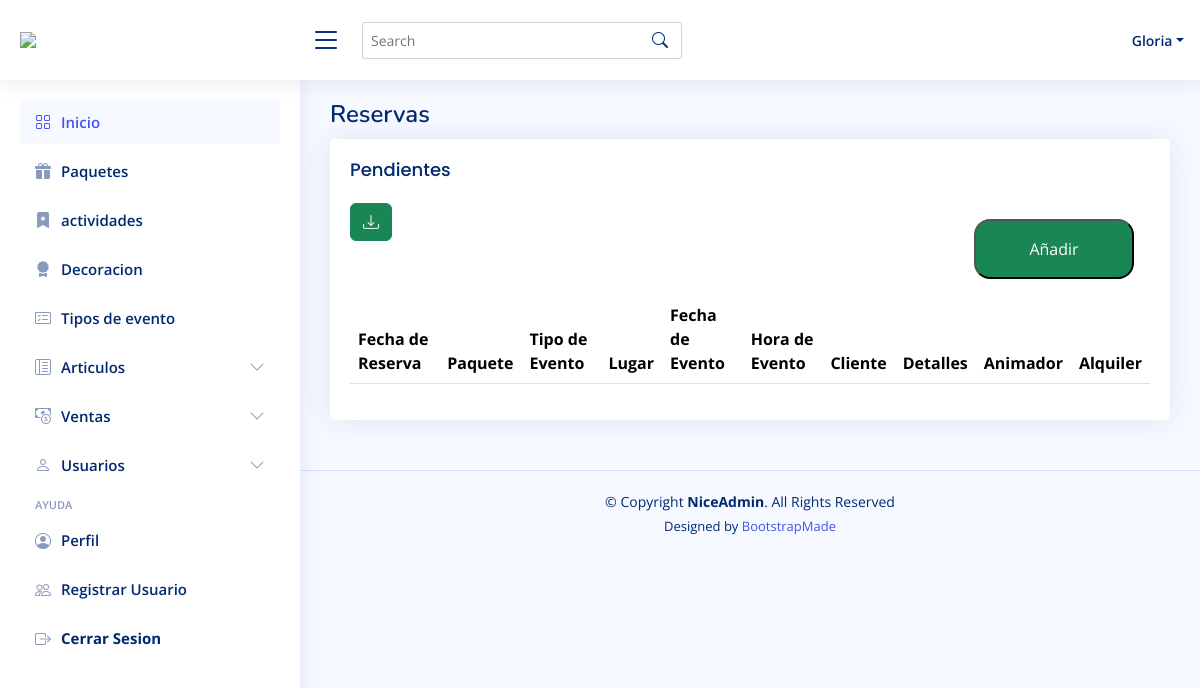
Before: /model/administrador/pages/pendientes.php (signed in) with the older database file.
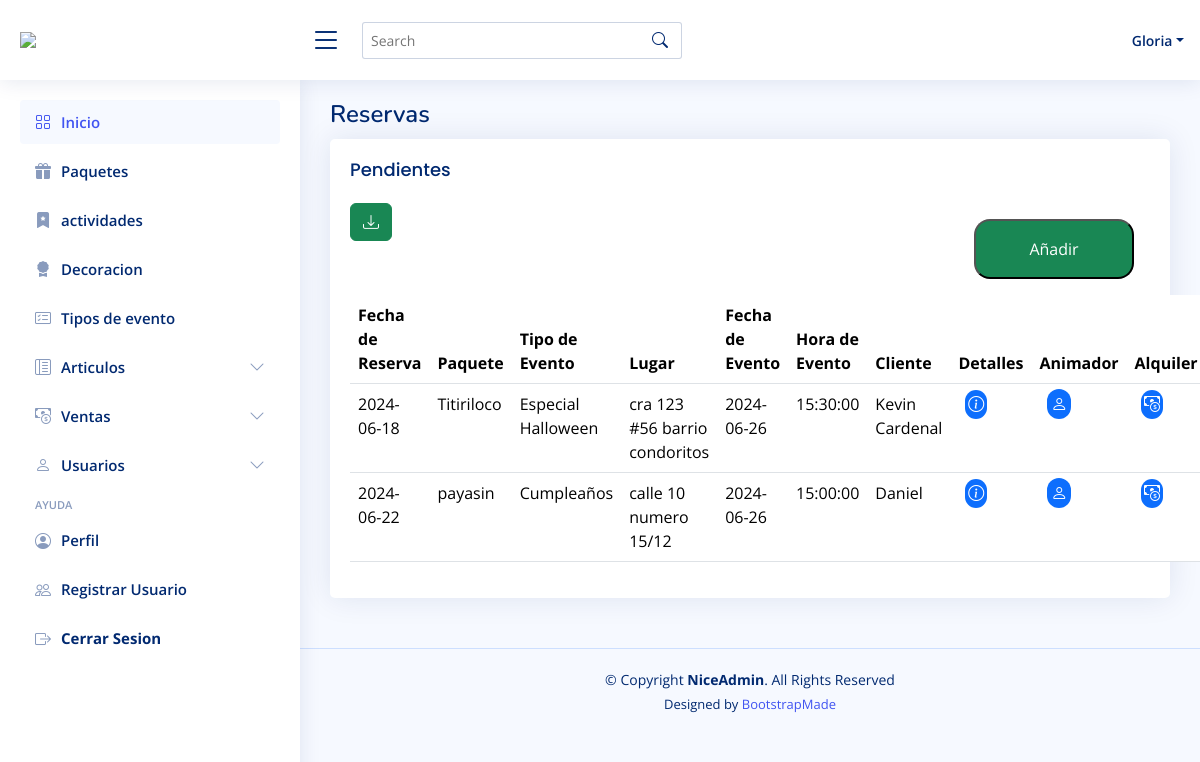
After: the same page with the newer database file.
### tables this page shows
CREATE TABLE `eventos` (
  `id_eventos` bigint(20) NOT NULL,
  `fecha_evento` date NOT NULL,
  `id_paquetes` int(11) NOT NULL,
  `id_tipo_e` int(11) NOT NULL,
  `lugar` varchar(50) NOT NULL,
  `cant_ninos` int(11) NOT NULL,
  `f_inicio` date NOT NULL,
  `f_fin` date NOT NULL,
  `hora_inicio` time NOT NULL,
  `hora_fin` time NOT NULL,
  `edad_home` int(11) NOT NULL,
  `descripcion` varchar(50) NOT NULL,
  `cedula` bigint(20) NOT NULL,
  `id_estado` int(11) NOT NULL
);

CREATE TABLE `paquetes` (
  `id_paquetes` int(11) NOT NULL,
  `nombre_paquete` varchar(40) NOT NULL,
  `edad_min` int(11) NOT NULL,
  `edad_max` int(11) NOT NULL,
  `valor` bigint(20) NOT NULL
);

CREATE TABLE `tipo_e` (
  `id_tipo_e` int(11) NOT NULL,
  `tipo_evento` varchar(50) NOT NULL
);

CREATE TABLE `usuarios` (
  `cedula` bigint(20) NOT NULL,
  `nombre` varchar(40) NOT NULL,
  `celular` bigint(20) NOT NULL,
  `contrasena` varchar(100) NOT NULL,
  `correo` varchar(80) NOT NULL,
  `id_tipo_user` int(11) NOT NULL,
  `id_estado` int(11) NOT NULL,
  `nit` bigint(20) NOT NULL,
  `token` varchar(10) NOT NULL
);

### model/administrador/pages/pendientes.php (the view, shortened to what this page needs)
<?php
    include 'plantilla.php';
    ?>
<main id="main" class="main">
  <div class="pagetitle">
    <h1>Reservas</h1>
  </div>
  <section class="section">
      <div class="row">
        <div class="col-lg-12">
          <div class="card">
            <div class="card-body">
              <h5 class="card-title">Pendientes</h5>
              <input type="submit" class="añadir" id="añadir" value="Añadir" onclick="opendialog();">
              <form method="post" action="funciones/luc_excel.php">
                            <button type="submit" name="luc_excel" class="btn btn-success">
                                <i class="bi bi-download"></i>
                            </button>
                        </form>
              <table class="table datatable">
  <thead>
    <tr>
        <th>Fecha de Reserva</th>
        <th>Paquete</th>
        <th>Tipo de Evento</th>
        <th>Lugar</th>
        <th>Fecha de Evento</th>
        <th>Hora de Evento</th>
        <th>Cliente</th>
        <th>Detalles</th>
        <th>Animador</th>
        <th>Alquiler</th>
    </tr>
  </thead>
  <tbody>
    <?php
        $con_paquetes = $con->prepare("SELECT eventos.id_eventos, eventos.fecha_evento, paquetes.nombre_paquete, tipo_e.tipo_evento, eventos.lugar, eventos.cant_ninos, eventos.f_inicio, eventos.f_fin, eventos.hora_inicio, eventos.hora_fin, eventos.edad_home, eventos.descripcion, usuarios.nombre, estados.estado
        FROM eventos
        INNER JOIN paquetes ON paquetes.id_paquetes = eventos.id_paquetes
        INNER JOIN tipo_e ON tipo_e.id_tipo_e = eventos.id_tipo_e
        INNER JOIN usuarios ON usuarios.cedula = eventos.cedula
        INNER JOIN estados ON eventos.id_estado = estados.id_estado
        WHERE eventos.id_estado = 6");
        $con_paquetes->execute();
        $paquetes = $con_paquetes->fetchAll(PDO::FETCH_ASSOC);
        foreach ($paquetes as $fila) {
          $id_eventos= $fila['id_eventos'];
      ?>
      <tr>
        <td><?php echo $fila['fecha_evento'];?></td>
        <td><?php echo $fila['nombre_paquete'];?></td>
        <td><?php echo $fila['tipo_evento'];?></td>
        <td><?php echo $fila['lugar'];?></td>
        <td><?php echo $fila['f_inicio'];?></td>
        <td><?php echo $fila['hora_inicio'];?></td>
        <td><?php echo $fila['nombre'];?></td>
        <td><a href="" class="boton" onclick="window.open
       ('../actualizar/eventos.php?id=<?php echo $id_eventos ?>','','width= 900,height=655, toolbar=NO');void(null);"><i class="bi bi-info-circle"></i></a></td>
        <td><a href="" class="boton" onclick="window.open
       ('../detalles/detalle_animador.php?id=<?php echo $id_eventos ?>','','width= 600,height=500, toolbar=NO');void(null);"><i class="bi bi-person"></i></a></td>
        <td><a href="" class="boton" onclick="window.open
       ('../detalles/detalle_ventas.php?id=<?php echo $id_eventos ?>','','width= 800,height=850, toolbar=NO');void(null);"><i class="bi bi-cash-coin"></i></a></td>
    </tr>
      <?php
        }
      ?>
                </tbody>
              </table>
            </div>
          </div>
        </div>
      </div>
    </section>
  </main>
  <footer id="footer" class="footer">
    <div class="copyright">
      &copy; Copyright <strong><span>NiceAdmin</span></strong>. All Rights Reserved
    </div>
    <div class="credits">
      Designed by <a href="https://bootstrapmade.com/">BootstrapMade</a>
    </div>
  </footer>
</body>
</html>

Changed rows visible on the page:
now on this page (row edited): eventos: fecha_evento "2024-06-18", id_paquetes.nombre_paquete "Titiriloco", id_tipo_e.tipo_evento "Especial Halloween", lugar "cra 123 #56 barrio condoritos", f_inicio "2024-06-26", hora_inicio "15:30:00", usuarios.nombre "Kevin Cardenal"
added eventos: fecha_evento "2024-06-22", id_paquetes.nombre_paquete "payasin", id_tipo_e.tipo_evento "Cumpleaños", lugar "calle 10 numero 15/12", f_inicio "2024-06-26", hora_inicio "15:00:00", usuarios.nombre "Daniel"
